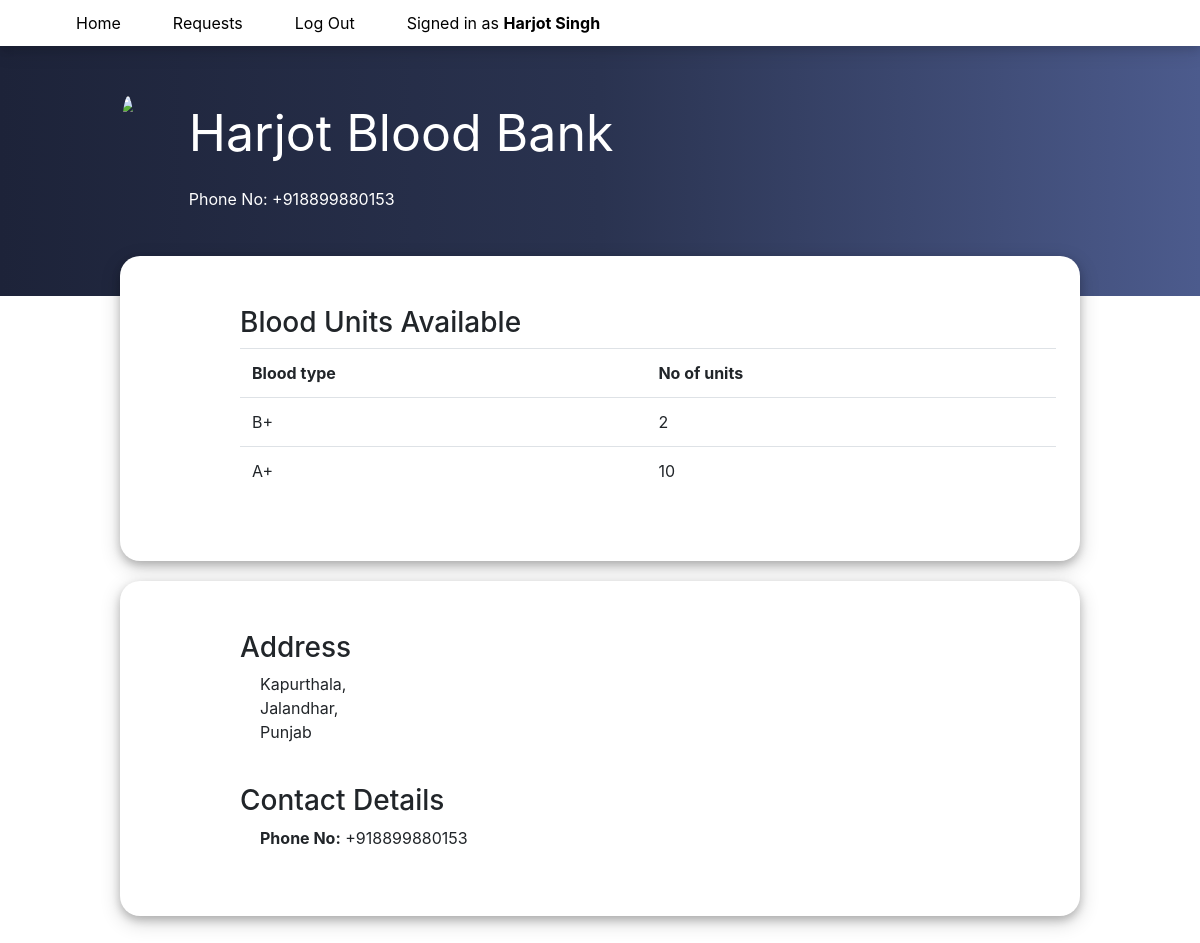
Page /bloodBank/Harjot Blood Bank (signed in) on the committed database.
### donate/models.py (models this page shows, shortened)
class User(AbstractUser):
    gender_choice = [
        ("M", "Male"),
        ("F", "Female"),
        ("O", "Other")
    ]
    is_hospital = models.BooleanField(default = False)
    street = models.CharField (max_length=64)
    city = models.CharField (max_length=64)
    state = models.CharField (max_length=64)
    phone_no = models.CharField(max_length=15, unique=True,null=True, blank=True)
    dob = models.DateField(auto_now_add=False, blank=True, null=True)
    blood_type = models.CharField(choices=unit_choices, max_length=64, blank=True)
    gender = models.CharField(choices=gender_choice, max_length=1, blank=True)
    requests = models.ManyToManyField("User", blank=True, through="BloodRequest")
    def __str__(self):
        if self.is_hospital:
            return f'{self.username}'
        else:
            return f'{self.username} ({self.first_name} {self.last_name})'

class BloodBank(models.Model):
    dp_no = models.OneToOneField(DonationPlace, on_delete=models.CASCADE, related_name="bank")
    def __str__(self):
        return f'{self.dp_no.name}'

class DonationPlace(models.Model):
    name = models.CharField(max_length=64,unique=True)
    street = models.CharField (max_length=64)
    city = models.CharField (max_length=64)
    state = models.CharField (max_length=64)
    phone_no = models.CharField(max_length=15, validators=[validate_international_phonenumber], unique=True)
    donors = models.ManyToManyField(User, blank=True, related_name="donations")

class BloodUnit(models.Model):
    blood_bank = models.ForeignKey("BloodBank", on_delete=models.CASCADE, related_name="blood_unit")
    blood_group = models.CharField(max_length=4, choices=unit_choices)
    no_of_units = models.IntegerField()
    class Meta :
        unique_together = ("id", "blood_bank")

### donate/views.py (the view)
# urls.py: path("bloodBank/<str:bank_name>", views.bank, name="bank"),
@login_required(login_url="login")
def bank(request, bank_name):
    if request.user.is_hospital == True:
        no = DonationPlace.objects.get(name=bank_name)
        blood_bank = BloodBank.objects.get(dp_no=no)
        blood_units = BloodUnit.objects.filter(blood_bank=blood_bank)
        return render(request, "donate/bank.html", {
            "bank": blood_bank,
            "units": blood_units
        })
    else:
        return HttpResponseRedirect(reverse(index))

### donate/templates/donate/bank.html (shortened to what this page needs)
{% extends "donate/layout.html" %}
{%load static%}
{% block stylelink %} <link href="{% static 'donate/profile.css' %}" rel="stylesheet"> {% endblock %}
{% block body %}
    <div class="profilecontainer">
    <div class="top top_b">
        <br>
            <img src="https://image.freepik.com/free-vector/blood-donation-doctor-patient-cartoon-characters-volunteer-donating-blood-transfusion-hospital-healthcare-laboratory-donor-vector-isolated-concept-metaphor-illustration_335657-1290.jpg">
            <div>
                    <p id="username">{{ bank }}<p>
                    Phone No: {{ bank.dp_no.phone_no }}
            </div>
    </div>
    <div class="bottom">
            <h3>Blood Units Available</h3>
            <table class="table table-hover">
            <tr>
                <th scope="col">Blood type</th>
                <th scope="col">No of units</th>
            </tr>
                {% for unit in units %}
                    <tr>
                        <td>{{ unit.blood_group }}</td>
                        <td>{{ unit.no_of_units }}</td>
                    </tr>
                {% empty %}
                    <hr>No Entries Found<hr>
                {% endfor %}
            </table>
    </div>
    <div class="bottom">
            <h3>Address</h3>
            <p  style="padding-left: 20px">
                {{ bank.dp_no.street }}, <br> {{ bank.dp_no.city }}, <br> {{ bank.dp_no.state }}
            </p>
            <br>
            <h3>Contact Details</h3>
            <p >
                <strong  style="padding-left: 20px">Phone No:</strong> {{ bank.dp_no.phone_no }}
            </p>
    </div>
    </div>
{% endblock %}

### donate/templates/donate/layout.html (shortened to what this page needs)
{% load static %}
<!DOCTYPE html>
<html lang="en">
    <head>
        <link rel="stylesheet" href="https://stackpath.bootstrapcdn.com/bootstrap/4.4.1/css/bootstrap.min.css">
        <link href="{% static 'donate/navbar.css' %}" rel="stylesheet">
        {% block stylelink %} {% endblock %}
    </head>
    <body>
        <div id="navbar">
        <ul class="nav nav-pills">
            <li class="nav-item">
                <a class="nav-link" href="{% url 'index' %}">Home</a>
            </li>
            {% if user.is_authenticated %}
                <li class="nav-item">
                    <a class="nav-link" href="{% url 'requests' %}">Requests</a>
                </li>
                <li class="nav-item">
                    <a class="nav-link" href="{% url 'logout' %}">Log Out</a>
                </li>
                <li class="nav-item">
                    <a class="nav-link" href="{% url 'profile' name=user.username %}">Signed in as <strong>{{ user }}</strong></a>
                </li>
            {% endif %}
        </ul>
        </div>
        {% block body %}
        {% endblock %}
    </body>
</html>

### donate/static/donate/navbar.css (style rules this page uses)
#navbar { padding-left: 50px; padding-top: 3px; padding-bottom: 3px; position: sticky; top:0; background-color: white; box-shadow: 0 4px 8px 0 rgba(0, 0, 0, 0.1), 0 6px 20px 0 rgba(0, 0, 0, 0.1); z-index: 5; }
.nav-item { padding-left: 10px; padding-right: 10px; }

### donate/static/donate/profile.css (style rules this page uses)
.profilecontainer { background-size: contain; }
.top { background: -webkit-gradient(linear, left top, right top, color-stop(0%,#1D2339), color-stop(50%,#2A3350), color-stop(100%,#4C5B8D )); color: white; padding: 50px 2% 50px 10%; display: flex; z-index: -1; flex-flow: row wrap; }
.top > img { border-radius: 50%; height: 150px; margin-right: 5% ; }
#username { font-size: 50px; }
.bottom { border-radius: 20px; box-shadow: 0 4px 8px 0 rgba(0, 0, 0, 0.2), 0 6px 20px 0 rgba(0, 0, 0, 0.19); padding: 50px 2% 50px 10%; z-index: 1; margin: -40px 10% 60px 10%; background-color: white; }
a, a:hover, a:focus, a:active, a:visited { color: black; }

### rows in the picture
User: is_hospital+username "Harjot Singh"
BloodBank: dp_no.name "Harjot Blood Bank", dp_no.phone_no "+918899880153", dp_no.street "Kapurthala", dp_no.city "Jalandhar", dp_no.state "Punjab"
BloodUnit: blood_group "B+", no_of_units "2"
BloodUnit: blood_group "A+", no_of_units "10"
